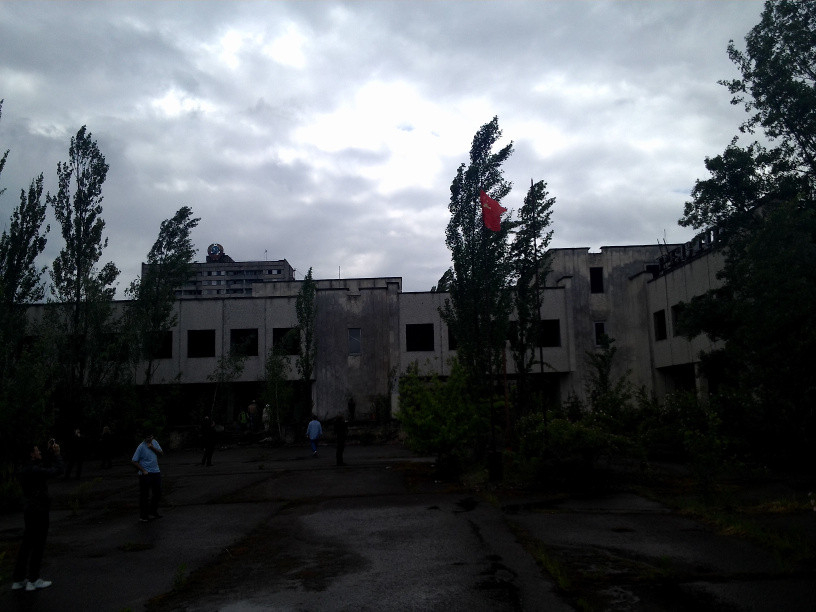
#> input picture Assignment 26-1/Image/a.jpg, 816 x 612 px, given in place of the camera
$ python Q2.py
#> lines starting #> are read from the running program, lines starting #| are printed output that depends on the picture; after the words box and inside, x2 and y2 are one past the last pixel; in counts of white or black regions, pixels touching at a corner belong together
import numpy as np
import cv2

video_capture = cv2.VideoCapture(0)

while True:
    _,frame = video_capture.read()
#> frame is the input picture: shape (612, 816, 3); mean B, G, R 89.3, 85.1, 80.8
    if _ == False:
        break

    frame = cv2.cvtColor(frame,cv2.COLOR_BGR2GRAY)
#> frame: shape (612, 816)
    frame = cv2.equalizeHist(frame)
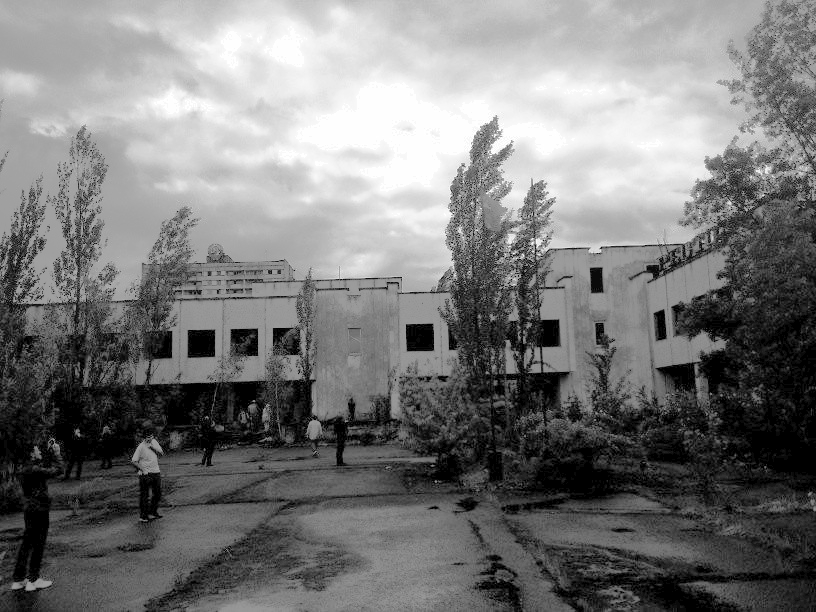
#> frame: shape (612, 816); min 0, max 255, mean 121.9
    area = frame[100:350,200:450]
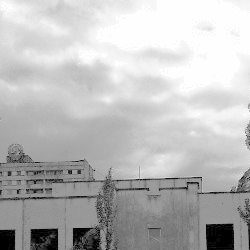
#> area: shape (250, 250); min 0, max 255, mean 187
    filter = np.ones((30,30),np.float32)/900
    output = cv2.filter2D(frame,-1,filter)
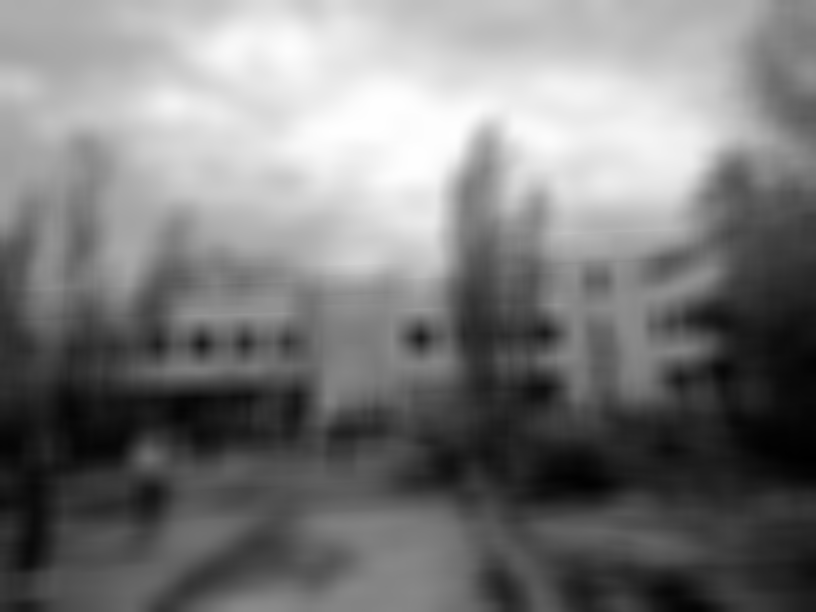
#> output: shape (612, 816); min 0, max 254, mean 122.1
    output[100:350,200:450] = area
    cv2.rectangle(output,(200,101), (450,350), (0, 255, 255),6)
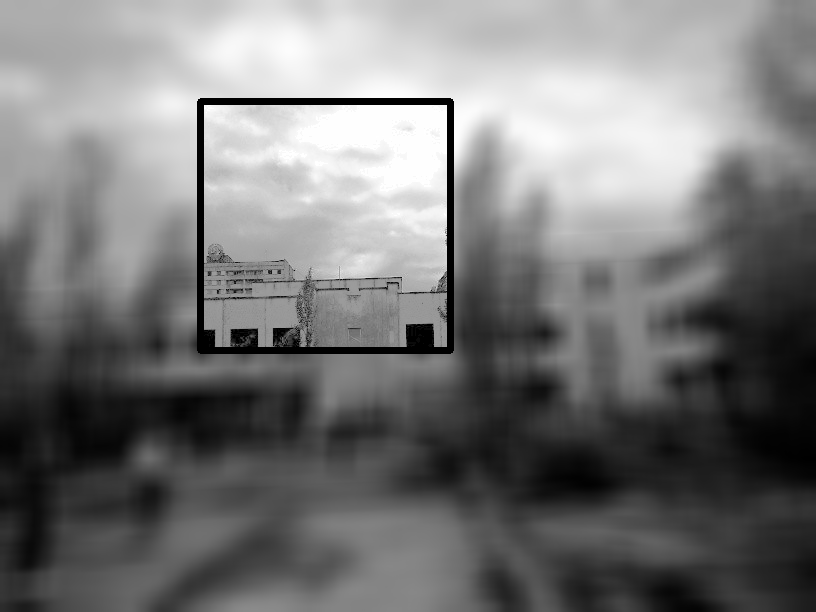
#> output: shape (612, 816); min 0, max 255, mean 119.7
    color_detection = output[100:350,200:450]
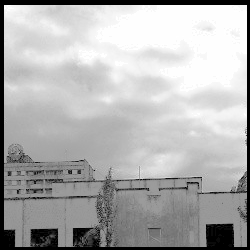
#> color_detection: shape (250, 250); min 0, max 255, mean 176.6

    if  0 < np.average(color_detection) <= 85:
        cv2.putText(output, "Black", (25, 50), cv2.FONT_HERSHEY_COMPLEX_SMALL, 2, (0, 0, 0), 2)
    elif 85 < np.average(color_detection) <= 170:
        cv2.putText(output, "Gray", (25, 50), cv2.FONT_HERSHEY_COMPLEX_SMALL, 2, (0, 0, 0), 2)
    else:
        cv2.putText(output, "White", (25, 50), cv2.FONT_HERSHEY_COMPLEX_SMALL, 2, (0, 0, 0), 2)
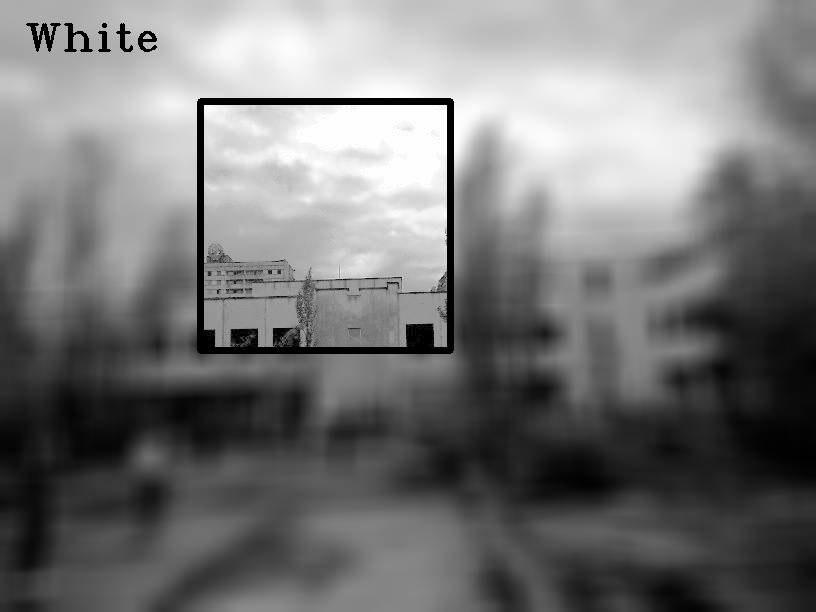
#> output: shape (612, 816); 0.26% of pixels changed, all inside (x1, y1, x2, y2) = (26, 23, 157, 52)

    click = cv2.waitKey(1)
#> (key Esc is pressed here)
    if click == 27:
        break

    cv2.imshow('Camera',output)
